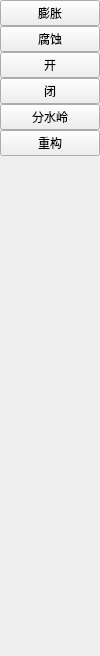
         <widget class="QWidget" name="page_8">
          <property name="geometry">
           <rect>
            <x>0</x>
            <y>0</y>
            <width>100</width>
            <height>656</height>
           </rect>
          </property>
          <attribute name="label">
           <string>灰度形态学</string>
          </attribute>
          <layout class="QVBoxLayout" name="verticalLayout_8">
           <property name="spacing">
            <number>0</number>
           </property>
           <property name="leftMargin">
            <number>0</number>
           </property>
           <property name="topMargin">
            <number>0</number>
           </property>
           <property name="rightMargin">
            <number>0</number>
           </property>
           <property name="bottomMargin">
            <number>0</number>
           </property>
           <item>
            <widget class="QPushButton" name="pushButton_38">
             <property name="text">
              <string>膨胀</string>
             </property>
            </widget>
           </item>
           <item>
            <widget class="QPushButton" name="pushButton_39">
             <property name="text">
              <string>腐蚀</string>
             </property>
            </widget>
           </item>
           <item>
            <widget class="QPushButton" name="pushButton_40">
             <property name="text">
              <string>开</string>
             </property>
            </widget>
           </item>
           <item>
            <widget class="QPushButton" name="pushButton_41">
             <property name="text">
              <string>闭</string>
             </property>
            </widget>
           </item>
           <item>
            <widget class="QPushButton" name="pushButton_42">
             <property name="text">
              <string>分水岭</string>
             </property>
            </widget>
           </item>
           <item>
            <widget class="QPushButton" name="pushButton_43">
             <property name="text">
              <string>重构</string>
             </property>
            </widget>
           </item>
           <item>
            <spacer name="verticalSpacer_10">
             <property name="orientation">
              <enum>Qt::Vertical</enum>
             </property>
             <property name="sizeHint" stdset="0">
              <size>
               <width>20</width>
               <height>515</height>
              </size>
             </property>
            </spacer>
           </item>
          </layout>
         </widget>
